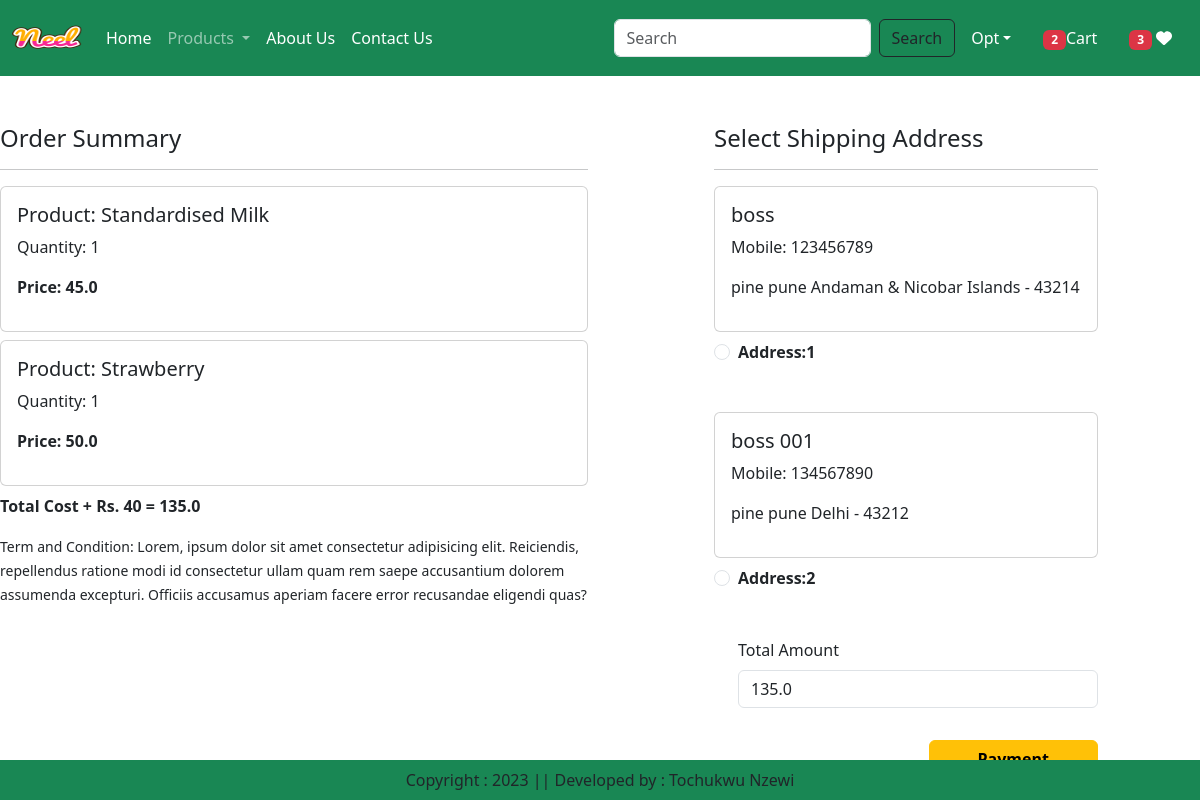
Before: /checkout/ (signed in) with the older database file.
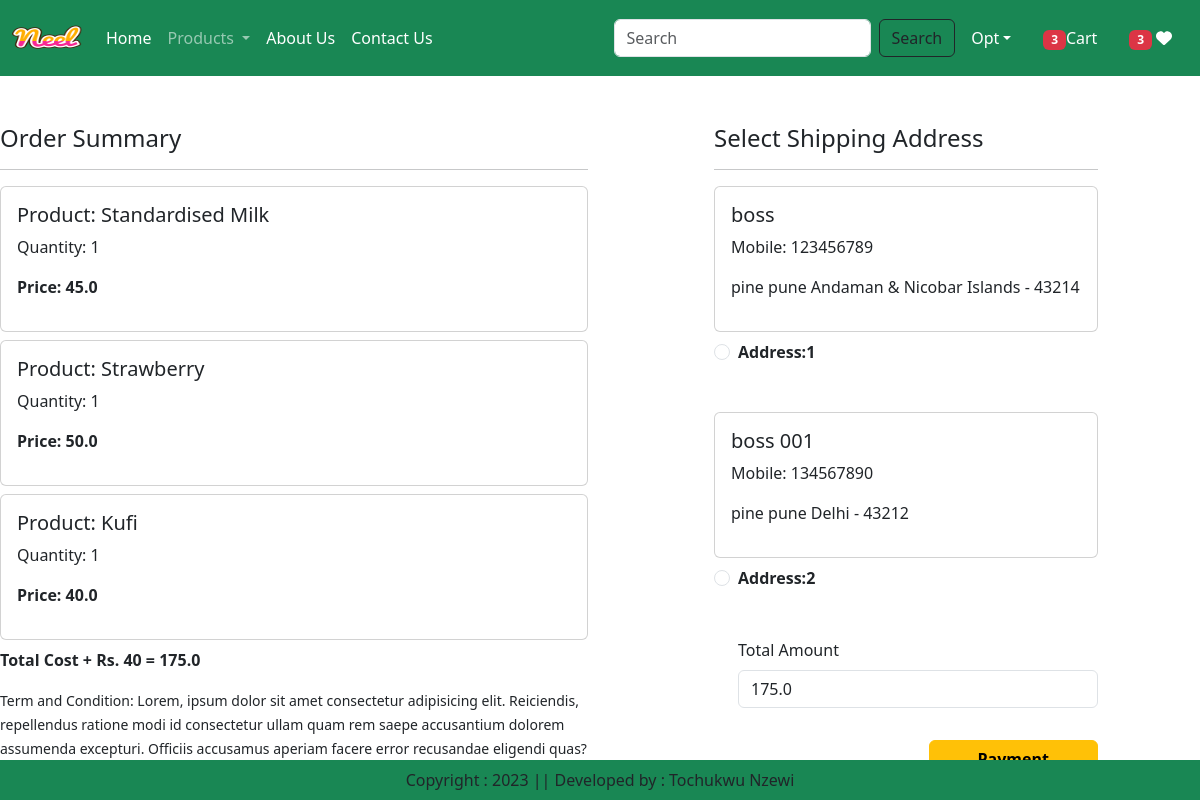
After: the same page with the newer database file.
### app/models.py (models this page shows, shortened)
class Cart(models.Model):
    user = models.ForeignKey(User,on_delete=models.CASCADE)
    product = models.ForeignKey(Product,on_delete=models.CASCADE)
    quantity = models.PositiveIntegerField(default=1)

class Product(models.Model):
    title = models.CharField(max_length=100)
    selling_price = models.FloatField()
    discounted_price = models.FloatField()
    description = models.TextField(default='')
    composition = models.TextField(default='')
    prodapp = models.TextField(default='')
    category = models.CharField(choices=CATEGORY_CHOICES, max_length=2)
    product_image = models.ImageField(upload_to='product')

class Customer(models.Model):
    user = models.ForeignKey(User,on_delete=models.CASCADE)
    name = models.CharField(max_length=200)
    locality = models.CharField(max_length=200)
    city = models.CharField(max_length=50)
    mobile = models.IntegerField(default=0)
    zipcode = models.IntegerField()
    state = models.CharField(choices=STATE_CHOICES,max_length=100)

### app/views.py (the view)
# urls.py: path('checkout/', views.checkout.as_view(), name='checkout'),
@method_decorator(login_required,name='dispatch')
class checkout(View):
    def get(self,request):
        totalitem = 0
        wishitem=0
        if request.user.is_authenticated:
            totalitem = len(Cart.objects.filter(user=request.user))
            wishitem = len(Wishlist.objects.filter(user=request.user))
        user=request.user
        add=Customer.objects.filter(user=user)
        cart_items=Cart.objects.filter(user=user)
        famount = 0
        for p in cart_items:
            value = p.quantity * p.product.discounted_price
            famount = famount + value
        totalamount = famount + 40
        return render(request, 'app/checkout.html',locals())

### app/templates/app/checkout.html (shortened to what this page needs)
{% extends 'app/base.html' %}
{% load static %}
{% block main-content %}
<div class="conatiner">
<div class="row mt-5">
    <div class="col-sm-6">
        <h4>Order Summary</h4>
        <hr>
        {% for item in cart_items %}
          <div class="card mb-2">
              <div class="card-body">
                  <h5>Product: {{item.product.title}}</h5>
                  <p>Quantity: {{item.quantity}}</p>
                  <p class="fw-bold">Price: {{item.product.discounted_price}}</p>
              </div>
          </div>
        {% endfor %}
        <p class="fw-bold">Total Cost + Rs. 40 = {{totalamount}}</p>
        <small>Term and Condition: Lorem, ipsum dolor sit amet consectetur adipisicing elit. Reiciendis, repellendus ratione modi id consectetur ullam quam rem saepe accusantium dolorem assumenda excepturi.
            Officiis accusamus aperiam facere error recusandae eligendi quas?</small>
    </div>
    <div class="col-sm-4 offset-sm-1">
        <h4>Select Shipping Address</h4>
        <hr>
        <form method="post" id="myform">
            {% for ad in add %}
            <div class="card">
                <div class="card-body">
                <h5>{{ad.name}}</h5>
                <p>Mobile: {{ad.mobile}}</p>
                <p>{{ad.locality}} {{ad.city}} {{ad.state}} - {{ad.zipcode}}</p>
                </div>
            </div>
            <div class="form-check mt-2 mb-5">
                <input class="form-check-input" type="radio" name="custid" id="custadd" id="custadd{{forloop.counter}}" value="{{ad.id}}">
                <label class="form-check-label fw-bold" for="custadd{{forloop.counter}}">
                    Address:{{forloop.counter}}
                </label>
            </div>
            {% endfor %}
               <div class="form-check mb-3">
                   <label for="totalamount" class="form-label">Total Amount</label>
                   <input type="number" class="form-control" name="totalamount" value="{{totalamount}}" readonly>
               </div>
               <div class="text-end">
                   <button id="paypal-button1" type="submit" class="btn btn-warning mt-3 px-5 fw-bold">Payment</button>
               </div>
        </form>
    </div>
   </div>
</div>
{% endblock main-content %}

Changed rows visible on the page:
added Cart: product "Kufi", quantity "1", product.discounted_price "40.0"
Other visible differences:
{{ totalitem }}: "2" → "3"
{{ totalamount }}: "135.0" → "175.0"
form field totalamount: "135.0" → "175.0"
